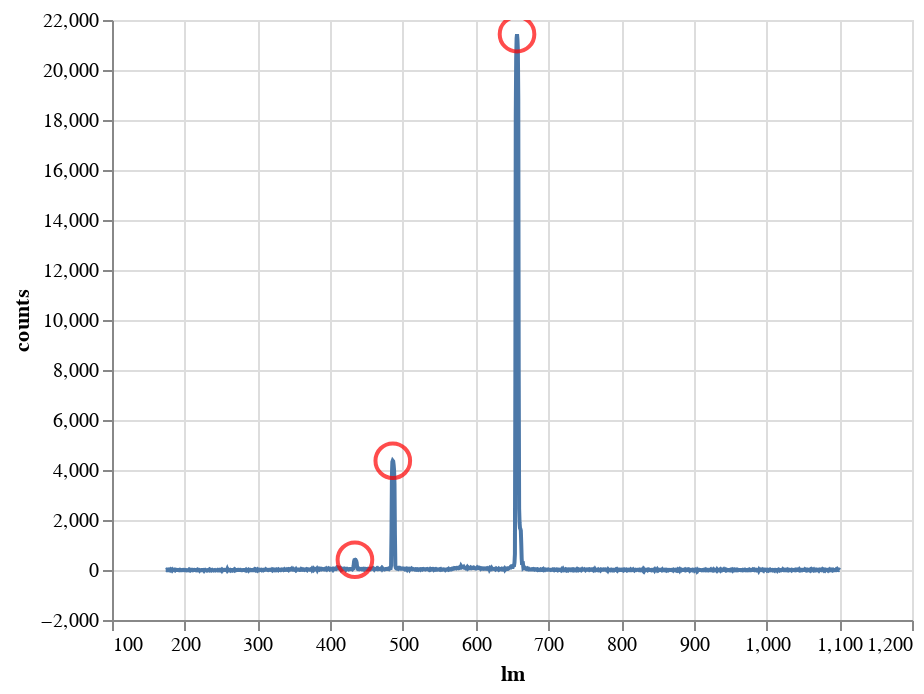

Write notebook code for a chart like this one.
### Code cell
source = pd.DataFrame({
    'lm': lm,
    'counts': counts,
    'intensity': intensity
})

graph = alt.Chart(source).mark_line().encode(
    x='lm',
    y=alt.Y('counts'),
    tooltip=['lm', 'counts']
).interactive()

callout = alt.Chart(source.iloc[peaks]).mark_point(
    color='red', size=300, tooltip="Tooltip text here"
).encode(
    x='lm',
    y='counts'
)

print(lm[peaks])

graph + callout

### Figure 1 — Vega-Lite specification as saved in the notebook (floating-point values rounded to 4 significant figures; data arrays with more than 128 entries replaced by an {"elided": "..."} marker saying what was removed)
{"config": {"view": {"continuousWidth": 400, "continuousHeight": 300}}, "layer": [{"data": {"name": "data-e07e1b0effcaae1c4478671442006b12"}, "mark": "line", "encoding": {"tooltip": [{"field": "lm", "type": "quantitative"}, {"field": "counts", "type": "quantitative"}], "x": {"field": "lm", "type": "quantitative"}, "y": {"field": "counts", "type": "quantitative"}}, "selection": {"selector014": {"type": "interval", "bind": "scales", "encodings": ["x", "y"]}}}, {"data": {"name": "data-88095336fc9d196b49ead2c52bee3b35"}, "mark": {"type": "point", "color": "red", "size": 300, "tooltip": "Tooltip text here"}, "encoding": {"x": {"field": "lm", "type": "quantitative"}, "y": {"field": "counts", "type": "quantitative"}}}], "$schema": "https://vega.github.io/schema/vega-lite/v4.17.0.json", "datasets": {"data-e07e1b0effcaae1c4478671442006b12": {"elided": "1602 records"}, "data-88095336fc9d196b49ead2c52bee3b35": [{"lm": 434.0, "counts": 409.4, "intensity": 6.015}, {"lm": 486.1, "counts": 4370.0, "intensity": 8.383}, {"lm": 656.9, "counts": 21430.0, "intensity": 9.973}]}}
